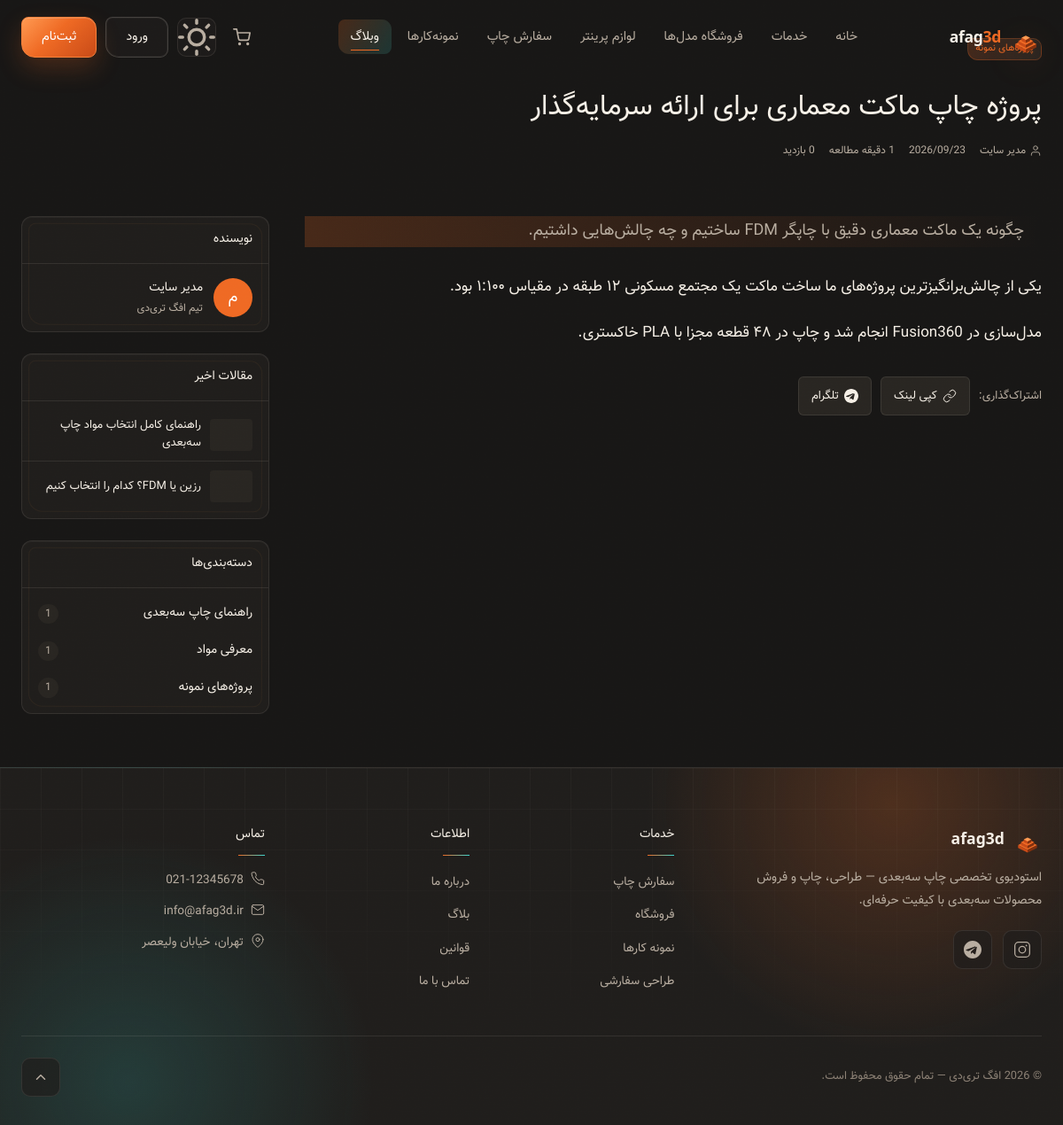
Page /blog/architecture-model-case-study on the committed database.
### tables this page shows
CREATE TABLE IF NOT EXISTS `blog_posts` (
  `id`          INT UNSIGNED AUTO_INCREMENT PRIMARY KEY,
  `author_id`   INT UNSIGNED NOT NULL,
  `category_id` INT UNSIGNED,
  `title`       VARCHAR(255) NOT NULL,
  `slug`        VARCHAR(280) NOT NULL UNIQUE,
  `excerpt`     TEXT,
  `body`        LONGTEXT,
  `cover`       VARCHAR(255),
  `tags`        VARCHAR(500),
  `status`      ENUM('draft','published') NOT NULL DEFAULT 'draft',
  `views`       INT UNSIGNED NOT NULL DEFAULT 0,
  `meta_title`  VARCHAR(255),
  `meta_desc`   VARCHAR(400),
  `published_at` DATETIME,
  `created_at`  TIMESTAMP DEFAULT CURRENT_TIMESTAMP,
  `updated_at`  TIMESTAMP DEFAULT CURRENT_TIMESTAMP ON UPDATE CURRENT_TIMESTAMP,
  FOREIGN KEY (`author_id`)   REFERENCES `users`(`id`)           ON DELETE RESTRICT,
  FOREIGN KEY (`category_id`) REFERENCES `blog_categories`(`id`) ON DELETE SET NULL
);

CREATE TABLE IF NOT EXISTS `blog_categories` (
  `id`         INT UNSIGNED AUTO_INCREMENT PRIMARY KEY,
  `name`       VARCHAR(120) NOT NULL,
  `slug`       VARCHAR(140) NOT NULL UNIQUE,
  `sort_order` SMALLINT UNSIGNED NOT NULL DEFAULT 0,
  `status`     TINYINT(1) NOT NULL DEFAULT 1
);

CREATE TABLE IF NOT EXISTS `users` (
  `id`             INT UNSIGNED AUTO_INCREMENT PRIMARY KEY,
  `name`           VARCHAR(120) NOT NULL,
  `mobile`         VARCHAR(15)  NOT NULL UNIQUE,
  `email`          VARCHAR(180) UNIQUE,
  `password`       VARCHAR(255) NOT NULL,
  `role`           ENUM('admin','shop_owner','customer') NOT NULL DEFAULT 'customer',
  `status`         ENUM('active','inactive','banned') NOT NULL DEFAULT 'active',
  `avatar`         VARCHAR(255),
  `otp`            VARCHAR(10),
  `otp_expires_at` DATETIME,
  `last_login_at`  DATETIME,
  `created_at`     TIMESTAMP DEFAULT CURRENT_TIMESTAMP,
  `updated_at`     TIMESTAMP DEFAULT CURRENT_TIMESTAMP ON UPDATE CURRENT_TIMESTAMP
);

### app/Controllers/BaseController.php (called while the page is built, shortened)
<?php
abstract class BaseController
{
    public function __construct(PDO $db)
    {
        $this->db = $db;
    }
    protected function render(string $view, array $viewData = [], string $layout = 'main'): void
    {
        $__viewsDir   = dirname(__DIR__) . '/Views/';
        $__viewFile   = $__viewsDir . str_replace('.', '/', $view) . '.php';
        extract($viewData, EXTR_OVERWRITE);
        include $__viewFile;
    }
}

### app/Controllers/BlogController.php (called while the page is built, shortened)
<?php
class BlogController extends BaseController
{
    private function getSiteData(): array
    {
        $stmt = $this->db->query("SELECT `key`, `value` FROM settings");
        return $stmt->fetchAll(PDO::FETCH_KEY_PAIR) ?: [];
    }
    public function show(string $slug): void
    {
        $post = Blog::getBySlug($this->db, $slug);
        $related    = Blog::getRelated($this->db, (int) $post['id'], (int) ($post['category_id'] ?? 0));
        $recent     = Blog::getRecent($this->db, 4);
        $categories = Blog::getCategories($this->db);
        $readTime   = Blog::readTime($post['body'] ?? '');
        $siteData   = $this->getSiteData();
        $this->render('blog.post', [
            'title'      => $post['title'],
            'post'       => $post,
            'related'    => $related,
            'recent'     => $recent,
            'categories' => $categories,
            'readTime'   => $readTime,
            'siteData'   => $siteData,
        ]);
    }
}

### app/Models/Blog.php (called while the page is built, shortened)
<?php
class Blog
{
    static function getBySlug(PDO $db, string $slug): ?array
    {
        $stmt = $db->prepare("
            SELECT bp.*,
                   u.name  AS author_name,
                   bc.name AS category_name,
                   bc.slug AS category_slug
            FROM blog_posts bp
            LEFT JOIN users          u  ON u.id  = bp.author_id
            LEFT JOIN blog_categories bc ON bc.id = bp.category_id
            WHERE bp.slug = :slug AND bp.status = 'published'
        ");
        $stmt->execute([':slug' => $slug]);
        $row = $stmt->fetch();
        return $row ?: null;
    }
    static function getRecent(PDO $db, int $limit = 3): array
    {
        $stmt = $db->prepare("
            SELECT bp.id, bp.title, bp.slug, bp.cover, bp.published_at
            FROM blog_posts bp
            WHERE bp.status = 'published'
            ORDER BY bp.published_at DESC
            LIMIT :limit
        ");
        $stmt->bindValue(':limit', $limit, PDO::PARAM_INT);
        $stmt->execute();
        return $stmt->fetchAll();
    }
    static function getCategories(PDO $db): array
    {
        $stmt = $db->query("
            SELECT bc.*,
                   COUNT(bp.id) AS post_count
            FROM blog_categories bc
            LEFT JOIN blog_posts bp ON bp.category_id = bc.id AND bp.status = 'published'
            WHERE bc.status = 1
            GROUP BY bc.id
            ORDER BY bc.sort_order ASC, bc.id ASC
        ");
        return $stmt->fetchAll();
    }
}

### app/Helpers/Url.php (called while the page is built, shortened)
<?php
class Url
{
    public static function abs(string $path = '/'): string
    {
        return rtrim(APP_URL, '/') . '/' . ltrim($path, '/');
    }
}

### app/Views/blog/post.php (the view, shortened to what this page needs)
<?php
$pubDate  = $post['published_at'] ?: $post['created_at'];
$dateLabel = date('Y/m/d', strtotime($pubDate));
?>
<div class="blog-post-hero">
  <?php if ($post['cover']): ?>
  <div class="blog-post-hero__img" style="background-image: url('<?= BASE_URL ?>/uploads/<?= htmlspecialchars($post['cover'], ENT_QUOTES) ?>');" role="img" aria-label="<?= htmlspecialchars($post['title'], ENT_QUOTES) ?>">
    <div class="blog-post-hero__overlay">
      <div class="container">
        <div class="blog-post-hero__content">
          <?php if ($post['category_name']): ?>
          <a href="<?= BASE_URL ?>/blog/category/<?= htmlspecialchars($post['category_slug'] ?? '', ENT_QUOTES) ?>" class="blog-card__badge">
            <?= htmlspecialchars($post['category_name'], ENT_QUOTES) ?>
          </a>
          <?php endif; ?>
          <h1 class="blog-post-hero__title"><?= htmlspecialchars($post['title'], ENT_QUOTES) ?></h1>
          <div class="blog-post-hero__meta">
            <span class="meta-item">
              <svg viewBox="0 0 24 24" fill="none" stroke="currentColor" stroke-width="1.5" width="14" height="14"><path d="M20 21v-2a4 4 0 0 0-4-4H8a4 4 0 0 0-4 4v2"/><circle cx="12" cy="7" r="4"/></svg>
              <?= htmlspecialchars($post['author_name'] ?? 'تیم افگ', ENT_QUOTES) ?>
            </span>
            <span class="meta-item">
              <svg viewBox="0 0 24 24" fill="none" stroke="currentColor" stroke-width="1.5" width="14" height="14"><rect x="3" y="4" width="18" height="18" rx="2"/><line x1="16" y1="2" x2="16" y2="6"/><line x1="8" y1="2" x2="8" y2="6"/><line x1="3" y1="10" x2="21" y2="10"/></svg>
              <?= $dateLabel ?>
            </span>
            <span class="meta-item">
              <svg viewBox="0 0 24 24" fill="none" stroke="currentColor" stroke-width="1.5" width="14" height="14"><circle cx="12" cy="12" r="10"/><polyline points="12 6 12 12 16 14"/></svg>
              <?= $readTime ?> دقیقه مطالعه
            </span>
            <span class="meta-item">
              <svg viewBox="0 0 24 24" fill="none" stroke="currentColor" stroke-width="1.5" width="14" height="14"><path d="M1 12s4-8 11-8 11 8 11 8-4 8-11 8-11-8-11-8z"/><circle cx="12" cy="12" r="3"/></svg>
              <?= number_format($post['views']) ?> بازدید
            </span>
          </div>
        </div>
      </div>
    </div>
  </div>
  <?php else: ?>
  <div class="container pt-40 pb-24">
    <?php if ($post['category_name']): ?>
    <a href="<?= BASE_URL ?>/blog/category/<?= htmlspecialchars($post['category_slug'] ?? '', ENT_QUOTES) ?>" class="blog-card__badge">
      <?= htmlspecialchars($post['category_name'], ENT_QUOTES) ?>
    </a>
    <?php endif; ?>
    <h1 class="blog-post-title mt-16"><?= htmlspecialchars($post['title'], ENT_QUOTES) ?></h1>
    <div class="blog-post-meta mt-12">
      <span class="meta-item">
        <svg viewBox="0 0 24 24" fill="none" stroke="currentColor" stroke-width="1.5" width="14" height="14"><path d="M20 21v-2a4 4 0 0 0-4-4H8a4 4 0 0 0-4 4v2"/><circle cx="12" cy="7" r="4"/></svg>
        <?= htmlspecialchars($post['author_name'] ?? 'تیم افگ', ENT_QUOTES) ?>
      </span>
      <span class="meta-item"><?= $dateLabel ?></span>
      <span class="meta-item"><?= $readTime ?> دقیقه مطالعه</span>
      <span class="meta-item"><?= number_format($post['views']) ?> بازدید</span>
    </div>
  </div>
  <?php endif; ?>
</div>
<div class="container">
  <div class="blog-post-layout">
    <main class="blog-post">
      <?php if ($post['excerpt']): ?>
      <p class="blog-post__lead"><?= htmlspecialchars($post['excerpt'], ENT_QUOTES) ?></p>
      <?php endif; ?>
      <article class="blog-post__body prose">
        <?= $post['body'] ?>
      </article>
      <div class="blog-post__share mt-32">
        <span class="share-label">اشتراک‌گذاری:</span>
        <button type="button" class="share-btn" data-share="copy" title="کپی لینک">
          <svg viewBox="0 0 24 24" fill="none" stroke="currentColor" stroke-width="1.5" width="16" height="16"><path d="M10 13a5 5 0 0 0 7.54.54l3-3a5 5 0 0 0-7.07-7.07l-1.72 1.71"/><path d="M14 11a5 5 0 0 0-7.54-.54l-3 3a5 5 0 0 0 7.07 7.07l1.71-1.71"/></svg>
          کپی لینک
        </button>
        <a href="https://telegram.me/share/url?url=<?= urlencode(Url::abs('/blog/' . $post['slug'])) ?>&text=<?= urlencode($post['title']) ?>"
           target="_blank" rel="noopener" class="share-btn share-btn--tg">
          تلگرام
        </a>
      </div>
    </main>
    <aside class="blog-sidebar">
      <div class="sidebar-card">
        <h3 class="sidebar-card__title">نویسنده</h3>
        <div class="author-widget">
          <div class="author-widget__avatar"><?= mb_substr($post['author_name'] ?? 'ت', 0, 1) ?></div>
          <div>
            <div class="author-widget__name"><?= htmlspecialchars($post['author_name'] ?? 'تیم افگ', ENT_QUOTES) ?></div>
            <div class="author-widget__role">تیم افگ تری‌دی</div>
          </div>
        </div>
      </div>
      <?php if ($recent): ?>
      <div class="sidebar-card">
        <h3 class="sidebar-card__title">مقالات اخیر</h3>
        <ul class="recent-posts-list">
          <?php foreach ($recent as $rp): ?>
          <?php if ((int)$rp['id'] === (int)$post['id']) continue; ?>
          <li class="recent-post-item">
            <a href="<?= BASE_URL ?>/blog/<?= htmlspecialchars($rp['slug'], ENT_QUOTES) ?>" class="recent-post-link">
              <?php if ($rp['cover']): ?>
              <img src="<?= BASE_URL ?>/uploads/<?= htmlspecialchars($rp['cover'], ENT_QUOTES) ?>" alt="" class="recent-post-thumb">
              <?php else: ?>
              <div class="recent-post-thumb recent-post-thumb--placeholder"></div>
              <?php endif; ?>
              <span><?= htmlspecialchars($rp['title'], ENT_QUOTES) ?></span>
            </a>
          </li>
          <?php endforeach; ?>
        </ul>
      </div>
      <?php endif; ?>
      <?php if ($categories): ?>
      <div class="sidebar-card">
        <h3 class="sidebar-card__title">دسته‌بندی‌ها</h3>
        <ul class="sidebar-cat-list">
          <?php foreach ($categories as $cat): ?>
          <li>
            <a href="<?= BASE_URL ?>/blog/category/<?= htmlspecialchars($cat['slug'], ENT_QUOTES) ?>" class="sidebar-cat-link">
              <?= htmlspecialchars($cat['name'], ENT_QUOTES) ?>
              <span class="sidebar-cat-count"><?= $cat['post_count'] ?></span>
            </a>
          </li>
          <?php endforeach; ?>
        </ul>
      </div>
      <?php endif; ?>
    </aside>
  </div>
</div>

### rows in the picture
blog_posts: category.name "پروژه‌های نمونه", title "پروژه چاپ ماکت معماری برای ارائه سرمایه‌گذار", author.name "مدیر سایت", published_at "2026/09/23", excerpt "چگونه یک ماکت معماری دقیق با چاپگر FDM ساختیم و چه چالش‌هایی داشتیم.", body "یکی از چالش‌برانگیزترین پروژه‌های ما ساخت ماکت یک مجتمع مسکونی ۱۲ طبقه در مقیاس ۱:۱۰۰ بود. مدل‌سازی در Fusion360 انجام شد و چاپ در ۴۸ قطعه مجزا با PLA خاکستری.", author.name "م"
blog_posts: title "راهنمای کامل انتخاب مواد چاپ سه‌بعدی"
blog_posts: title "رزین یا FDM؟ کدام را انتخاب کنیم"
blog_categories: name "راهنمای چاپ سه‌بعدی", post_count "1"
blog_categories: name "معرفی مواد", post_count "1"
blog_categories: name "پروژه‌های نمونه", post_count "1"

### other values in the picture
$siteData['site_phone'] "021-12345678"
$siteData['site_email'] "info@afag3d.ir"
$siteData['site_address'] "تهران، خیابان ولیعصر"
